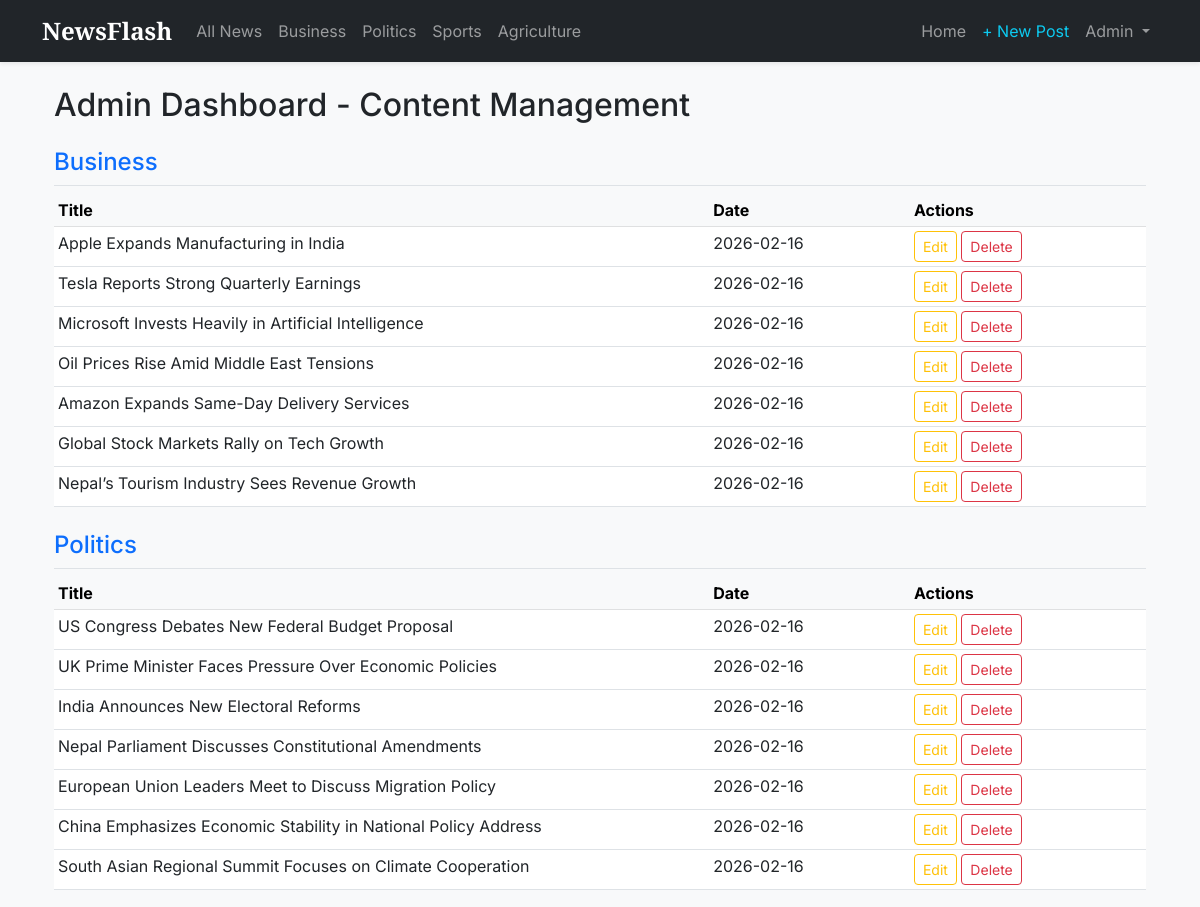
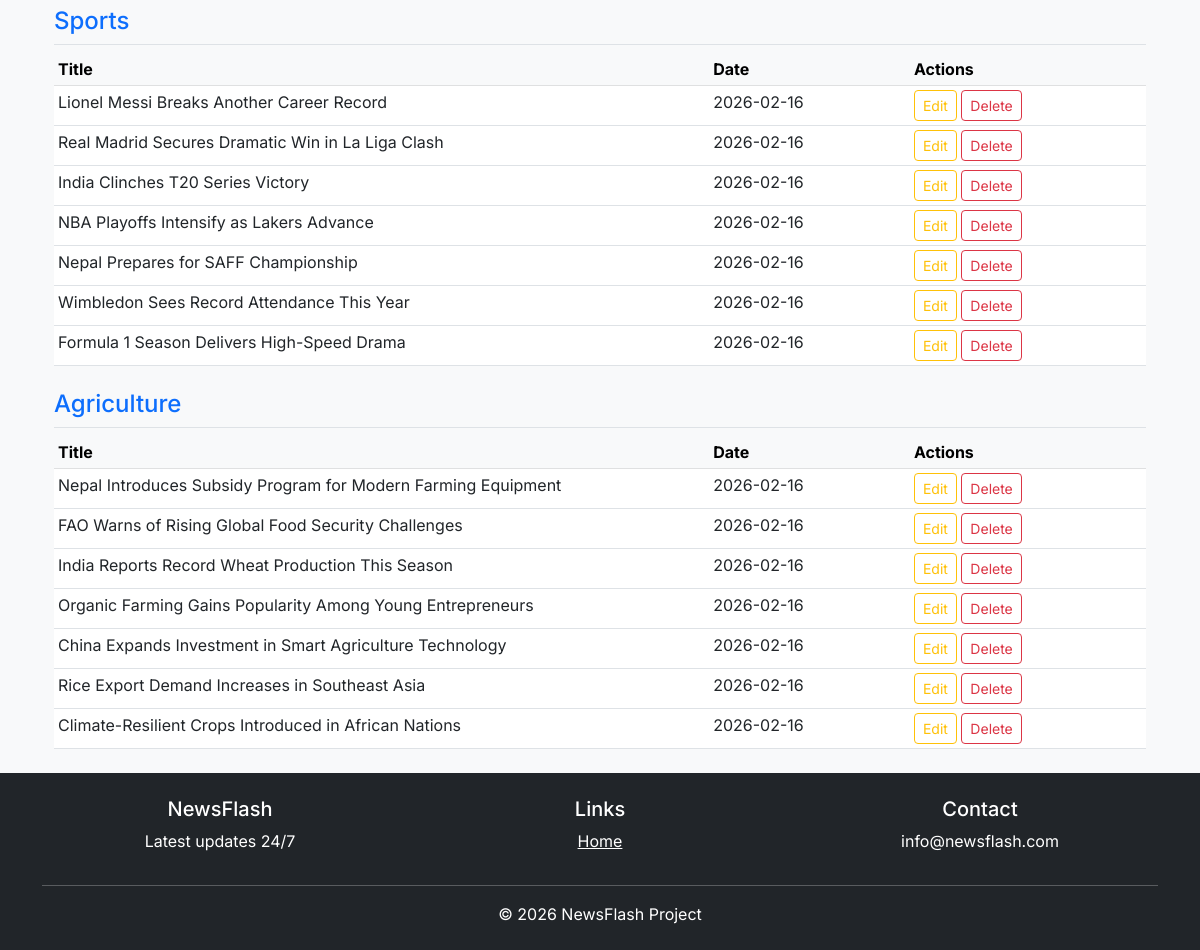
The app's page /admin/dashboard (signed in) with its own data (2 pictures, top to bottom).
### app/models.py (models this page shows, shortened)
class User(db.Model, UserMixin):
    id = db.Column(db.Integer, primary_key=True)
    username = db.Column(db.String(20), unique=True, nullable=False)
    email = db.Column(db.String(120), unique=True, nullable=False)
    password = db.Column(db.String(60), nullable=False)
    is_admin = db.Column(db.Boolean, default=False)
    posts = db.relationship('Post', backref='author', lazy=True)

class Category(db.Model):
    id = db.Column(db.Integer, primary_key=True)
    name = db.Column(db.String(50), unique=True, nullable=False)
    posts = db.relationship('Post', backref='category', lazy=True)

class Post(db.Model):
    id = db.Column(db.Integer, primary_key=True)
    title = db.Column(db.String(100), nullable=False)
    date_posted = db.Column(db.DateTime, nullable=False, default=datetime.utcnow)
    content = db.Column(db.Text, nullable=False)
    user_id = db.Column(db.Integer, db.ForeignKey('user.id'), nullable=False)
    category_id = db.Column(db.Integer, db.ForeignKey('category.id'), nullable=False)
    is_trending = db.Column(db.Boolean, default=False)

### app/routes.py (the view)
@main_bp.route("/admin/dashboard")
@login_required
def admin_dashboard():
    if not current_user.is_admin:
        abort(403)
    posts = Post.query.all()
    users = User.query.all()
    return render_template('admin_dashboard.html', posts=posts, users=users)

### app/__init__.py (called while the page is built)
@login_manager.user_loader
def load_user(user_id):
    from .models import User
    return User.query.get(int(user_id))

### app/templates/admin_dashboard.html
{% extends "layout.html" %}
{% block content %}
<div class="container">
    <h2 class="mb-4">Admin Dashboard - Content Management</h2>
    {% set categories = ['Business', 'Politics', 'Sports', 'Agriculture'] %}
    {% for cat in categories %}
        <h4 class="mt-4 text-primary border-bottom pb-2">{{ cat }}</h4>
        <table class="table table-sm table-hover mb-4">
            <thead class="table-light">
                <tr>
                    <th style="width: 60%">Title</th>
                    <th>Date</th>
                    <th>Actions</th>
                </tr>
            </thead>
            <tbody>
                {% for post in posts if post.category.name == cat %}
                <tr>
                    <td>{{ post.title }}</td>
                    <td>{{ post.date_posted.strftime('%Y-%m-%d') }}</td>
                    <td>
                        <a href="{{ url_for('main.update_post', post_id=post.id) }}" class="btn btn-outline-warning btn-sm">Edit</a>
                        <form action="{{ url_for('main.delete_post', post_id=post.id) }}" method="POST" style="display:inline;">
                            <input type="submit" class="btn btn-outline-danger btn-sm" value="Delete">
                        </form>
                    </td>
                </tr>
                {% endfor %}
            </tbody>
        </table>
    {% endfor %}
</div>
{% endblock %}

### app/templates/layout.html (shortened to what this page needs)
<!DOCTYPE html>
<html lang="en">
<head>
    <link href="https://cdn.jsdelivr.net/npm/bootstrap@5.3.0/dist/css/bootstrap.min.css" rel="stylesheet">
</head>
<body class="bg-light">
    <nav class="navbar navbar-expand-lg navbar-dark bg-dark mb-4 shadow-sm">
        <div class="container">
            <a class="navbar-brand" href="{{ url_for('main.index') }}">NewsFlash</a>
            <div class="collapse navbar-collapse" id="navbarNav">
                <div class="navbar-nav me-auto">
                    <a class="nav-link" href="{{ url_for('main.index') }}">All News</a>
                    <a class="nav-link" href="{{ url_for('main.category_posts', category_name='Business') }}">Business</a>
                    <a class="nav-link" href="{{ url_for('main.category_posts', category_name='Politics') }}">Politics</a>
                    <a class="nav-link" href="{{ url_for('main.category_posts', category_name='Sports') }}">Sports</a>
                    <a class="nav-link" href="{{ url_for('main.category_posts', category_name='Agriculture') }}">Agriculture</a>
                </div>
                <div class="navbar-nav ms-auto">
                    <a class="nav-link" href="{{ url_for('main.index') }}">Home</a>
                    {% if current_user.is_authenticated %}
                        <a class="nav-link text-info" href="{{ url_for('main.new_post') }}">+ New Post</a>
                        <div class="nav-item dropdown">
                            <a class="nav-link dropdown-toggle" href="#" id="userDropdown" role="button" data-bs-toggle="dropdown">
                                {{ current_user.username }}
                            </a>
                        </div>
                    {% else %}
                        <a class="nav-link" href="{{ url_for('main.login') }}">Login</a>
                        <a class="nav-link btn btn-primary text-white ms-lg-2 px-3" href="{{ url_for('main.register') }}">Join Us</a>
                    {% endif %}
                </div>
            </div>
        </div>
    </nav>
    <div class="container">
        {% block content %}{% endblock %}
    </div>
    <footer class="footer mt-auto py-4 bg-dark text-white">
    <div class="container text-center">
        <div class="row">
            <div class="col-md-4"><h5>NewsFlash</h5><p>Latest updates 24/7</p></div>
            <div class="col-md-4"><h5>Links</h5><a href="/" class="text-white">Home</a></div>
            <div class="col-md-4"><h5>Contact</h5><p>info@newsflash.com</p></div>
        </div>
        <hr class="bg-light">
        <span>© 2026 NewsFlash Project</span>
    </div>
</footer>
</body>
</html>

### app/templates/layout.html (style rules this page uses)
body { font-family: 'Inter', sans-serif; }
.navbar-brand { font-family: 'Playfair Display', serif; font-weight: bold; font-size: 1.5rem; }

### records on screen
User: username "Admin"
Category: name "Business"
Post: title "Apple Expands Manufacturing in India", date_posted "2026-02-16"
Post: title "Tesla Reports Strong Quarterly Earnings", date_posted "2026-02-16"
Post: title "Microsoft Invests Heavily in Artificial Intelligence", date_posted "2026-02-16"
Post: title "Oil Prices Rise Amid Middle East Tensions", date_posted "2026-02-16"
Post: title "Amazon Expands Same-Day Delivery Services", date_posted "2026-02-16"
Post: title "Global Stock Markets Rally on Tech Growth", date_posted "2026-02-16"
Post: title "Nepal’s Tourism Industry Sees Revenue Growth", date_posted "2026-02-16"
Category: name "Politics"
Post: title "US Congress Debates New Federal Budget Proposal", date_posted "2026-02-16"
Post: title "UK Prime Minister Faces Pressure Over Economic Policies", date_posted "2026-02-16"
Post: title "India Announces New Electoral Reforms", date_posted "2026-02-16"
Post: title "Nepal Parliament Discusses Constitutional Amendments", date_posted "2026-02-16"
Post: title "European Union Leaders Meet to Discuss Migration Policy", date_posted "2026-02-16"
Post: title "China Emphasizes Economic Stability in National Policy Address", date_posted "2026-02-16"
Post: title "South Asian Regional Summit Focuses on Climate Cooperation", date_posted "2026-02-16"
Category: name "Sports"
Post: title "Lionel Messi Breaks Another Career Record", date_posted "2026-02-16"
Post: title "Real Madrid Secures Dramatic Win in La Liga Clash", date_posted "2026-02-16"
Post: title "India Clinches T20 Series Victory", date_posted "2026-02-16"
Post: title "NBA Playoffs Intensify as Lakers Advance", date_posted "2026-02-16"
Post: title "Nepal Prepares for SAFF Championship", date_posted "2026-02-16"
Post: title "Wimbledon Sees Record Attendance This Year", date_posted "2026-02-16"
Post: title "Formula 1 Season Delivers High-Speed Drama", date_posted "2026-02-16"
Category: name "Agriculture"
Post: title "Nepal Introduces Subsidy Program for Modern Farming Equipment", date_posted "2026-02-16"
Post: title "FAO Warns of Rising Global Food Security Challenges", date_posted "2026-02-16"
Post: title "India Reports Record Wheat Production This Season", date_posted "2026-02-16"
Post: title "Organic Farming Gains Popularity Among Young Entrepreneurs", date_posted "2026-02-16"
Post: title "China Expands Investment in Smart Agriculture Technology", date_posted "2026-02-16"
Post: title "Rice Export Demand Increases in Southeast Asia", date_posted "2026-02-16"
Post: title "Climate-Resilient Crops Introduced in African Nations", date_posted "2026-02-16"
